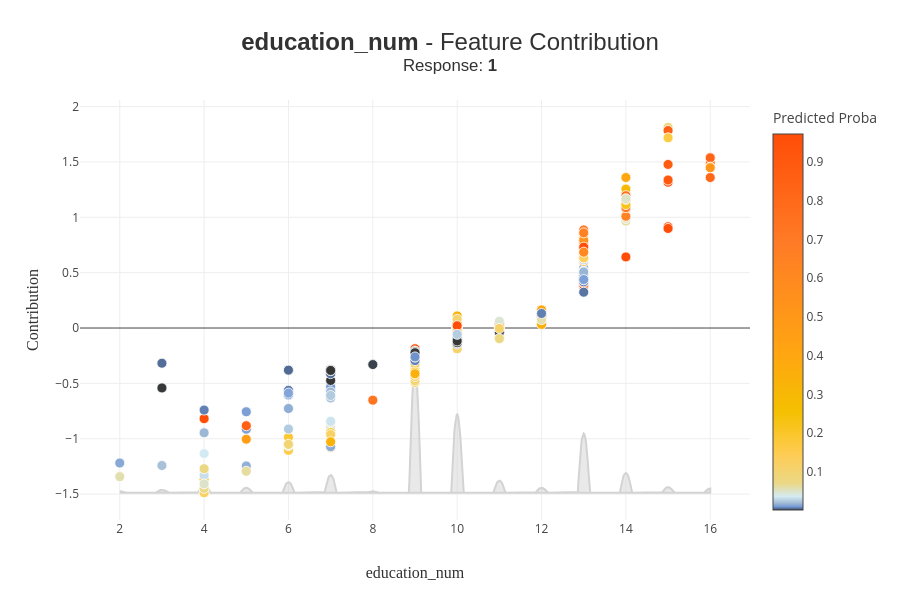

The cell this chart's notebook holds for it:
### Code cell
xpl.plot.contribution_plot("education_num")

### Figure 1 — Plotly figure (JSON) as saved in the notebook; plotly's stock layout.template omitted (floating-point values rounded to 4 significant figures; data arrays with more than 128 entries replaced by an {"elided": "..."} marker saying what was removed)
{"data": [{"customdata": {"elided": "500x2 int values"}, "fill": "toself", "hoverinfo": "none", "hovertemplate": "<b>%{hovertext}</b><br />education_num: %{customdata[0]}<br />Contribution: %{y:.4f}<extra></extra>", "line": {"color": "rgb(211, 211, 211)"}, "marker": {"line": {"color": "white", "width": 0.8}, "size": 10}, "showlegend": false, "type": "scatter", "x": {"elided": "2000 float values"}, "y": {"elided": "2000 float values"}}, {"customdata": {"elided": "500x2 int values"}, "hovertemplate": "<b>%{hovertext}</b><br />education_num: %{customdata[0]}<br />Contribution: %{y:.4f}<extra></extra>", "hovertext": {"elided": "500 str values"}, "marker": {"color": {"elided": "500 float values"}, "coloraxis": "coloraxis", "line": {"color": "white", "width": 0.8}, "size": 10}, "mode": "markers", "showlegend": false, "type": "scatter", "x": {"elided": "500 int values"}, "y": {"elided": "500 float values"}}], "layout": {"boxmode": "group", "coloraxis": {"cmax": 0.9725, "cmin": 0.001764, "colorbar": {"title": {"text": "Predicted Proba"}}, "colorscale": [[0, "rgb(52, 55, 54)"], [0.002696, "rgb(74, 99, 138)"], [0.008869, "rgb(116, 153, 214)"], [0.01889, "rgb(162, 188, 213)"], [0.03598, "rgb(212, 234, 242)"], [0.07127, "rgb(235, 216, 134)"], [0.1489, "rgb(255, 204, 83)"], [0.2615, "rgb(244, 192, 0)"], [0.4134, "rgb(255, 166, 17)"], [0.7111, "rgb(255, 123, 38)"], [1, "rgb(255, 77, 7)"]]}, "height": 600, "hovermode": "closest", "title": {"font": {"color": "rgb(50, 50, 50)", "family": "Arial", "size": 24}, "text": "<b>education_num</b> - Feature Contribution<br><sup>Response: <b>1</b></sup>", "x": 0.5, "xanchor": "center", "y": 0.9167, "yanchor": "middle"}, "width": 900, "xaxis": {"automargin": true, "title": {"font": {"color": "rgb(50, 50, 50)", "family": "Arial Black", "size": 16}, "text": "education_num"}}, "yaxis": {"automargin": true, "title": {"font": {"color": "rgb(50, 50, 50)", "family": "Arial Black", "size": 16}, "text": "Contribution"}}}}
